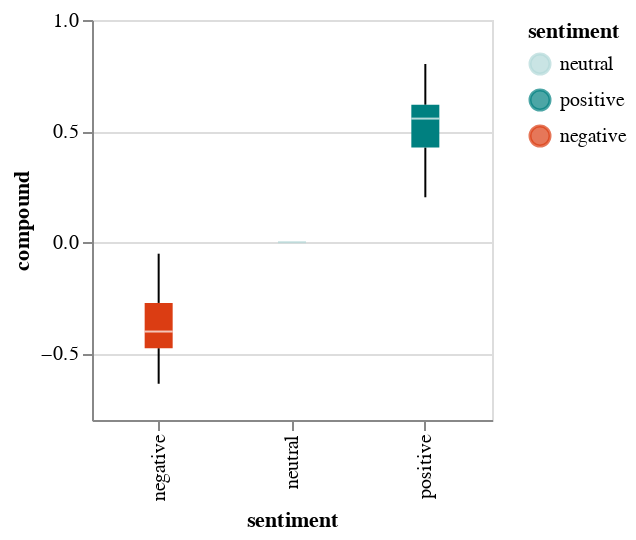

Notebook code for this chart:
### Code cell
alt.Chart(df).mark_boxplot().encode(
    x=alt.X('sentiment'),
    y=alt.Y('compound'),
    color=alt.Color('sentiment', scale=alt.Scale(domain=domain, range=range_))
).properties(
    width=200,
    height=200
)

### Figure 1 — Vega-Lite specification as saved in the notebook (floating-point values rounded to 4 significant figures)
{"config": {"view": {"continuousWidth": 400, "continuousHeight": 300}}, "data": {"name": "data-38fa7075fbe3d47f2a9be53be08e44c0"}, "mark": "boxplot", "encoding": {"color": {"field": "sentiment", "scale": {"domain": ["neutral", "positive", "negative"], "range": ["#b2d8d8", "#008080", "#db3d13"]}, "type": "nominal"}, "x": {"field": "sentiment", "type": "nominal"}, "y": {"field": "compound", "type": "quantitative"}}, "height": 200, "width": 200, "$schema": "https://vega.github.io/schema/vega-lite/v4.17.0.json", "datasets": {"data-38fa7075fbe3d47f2a9be53be08e44c0": [{"created_at": "2021-12-10T07:20:45+00:00", "text": "@albi_sidearms maybe i will …", "text_token": "albi_sidearms maybe", "neg": 0.0, "neu": 1.0, "pos": 0.0, "compound": 0.0, "sentiment": "neutral"}, {"created_at": "2021-12-10T07:19:05+00:00", "text": "@jack https://t.co/ueyr6nawap", "text_token": "jack ueyr6nawap", "neg": 0.0, "neu": 1.0, "pos": 0.0, "compound": 0.0, "sentiment": "neutral"}, {"created_at": "2021-12-10T06:44:19+00:00", "text": "@sawyermerritt 🤣🤣", "text_token": "sawyermerritt", "neg": 0.0, "neu": 1.0, "pos": 0.0, "compound": 0.0, "sentiment": "neutral"}, {"created_at": "2021-12-10T04:42:00+00:00", "text": "@sawyermerritt tesla china has done amazing work", "text_token": "sawyermerritt tesla china done amazing work", "neg": 0.0, "neu": 0.568, "pos": 0.432, "compound": 0.5859, "sentiment": "positive"}, {"created_at": "2021-12-10T04:21:25+00:00", "text": "@mrbeast 🙏", "text_token": "mrbeast", "neg": 0.0, "neu": 1.0, "pos": 0.0, "compound": 0.0, "sentiment": "neutral"}, {"created_at": "2021-12-10T04:20:58+00:00", "text": "@planet4589 earth should be called water", "text_token": "planet4589 earth called water", "neg": 0.0, "neu": 1.0, "pos": 0.0, "compound": 0.0, "sentiment": "neutral"}, {"created_at": "2021-12-10T04:02:41+00:00", "text": "@samifouad 🤣", "text_token": "samifouad", "neg": 0.0, "neu": 1.0, "pos": 0.0, "compound": 0.0, "sentiment": "neutral"}, {"created_at": "2021-12-10T03:59:06+00:00", "text": "@tobyliiiiiiiiii noobtoob", "text_token": "tobyliiiiiiiiii noobtoob", "neg": 0.0, "neu": 1.0, "pos": 0.0, "compound": 0.0, "sentiment": "neutral"}, {"created_at": "2021-12-10T03:56:22+00:00", "text": "thinking of quitting my jobs &amp; becoming an influencer full-time wdyt", "text_token": "thinking quitting jobs amp becoming influencer full time wdyt", "neg": 0.0, "neu": 1.0, "pos": 0.0, "compound": 0.0, "sentiment": "neutral"}, {"created_at": "2021-12-10T02:51:25+00:00", "text": "https://t.co/zrz1eflywy", "text_token": "zrz1eflywy", "neg": 0.0, "neu": 1.0, "pos": 0.0, "compound": 0.0, "sentiment": "neutral"}, {"created_at": "2021-12-09T20:43:05+00:00", "text": "@teslaownerssv 🔥🔥", "text_token": "teslaownerssv", "neg": 0.0, "neu": 1.0, "pos": 0.0, "compound": 0.0, "sentiment": "neutral"}, {"created_at": "2021-12-09T20:19:29+00:00", "text": "@billym2k @thecryptocpa 😬", "text_token": "billym2k thecryptocpa", "neg": 0.0, "neu": 1.0, "pos": 0.0, "compound": 0.0, "sentiment": "neutral"}, {"created_at": "2021-12-09T18:11:56+00:00", "text": "@ballaerospace @nasa_marshall @nasa @spacex congrats!", "text_token": "ballaerospace nasa_marshall nasa spacex congrats", "neg": 0.0, "neu": 0.541, "pos": 0.459, "compound": 0.5267, "sentiment": "positive"}, {"created_at": "2021-12-09T18:11:43+00:00", "text": "@_rykllan @spacex @felixschlang @marcushouse @erdayastronaut @bluemoondance74 @nexthorizonssf rocket fleets grows", "text_token": "_rykllan spacex felixschlang marcushouse erdayastronaut bluemoondance74 nexthorizonssf rocket fleets grows", "neg": 0.0, "neu": 1.0, "pos": 0.0, "compound": 0.0, "sentiment": "neutral"}, {"created_at": "2021-12-09T18:09:31+00:00", "text": "@squawkcnbc @gordonjohnson19 🤣🤣", "text_token": "squawkcnbc gordonjohnson19", "neg": 0.0, "neu": 1.0, "pos": 0.0, "compound": 0.0, "sentiment": "neutral"}, {"created_at": "2021-12-09T18:00:34+00:00", "text": "@rainmaker1973 amazing engine!", "text_token": "rainmaker1973 amazing engine", "neg": 0.0, "neu": 0.345, "pos": 0.655, "compound": 0.5859, "sentiment": "positive"}, {"created_at": "2021-12-09T17:39:45+00:00", "text": "@cnunezimages @spacex @spaceintellige3 💯", "text_token": "cnunezimages spacex spaceintellige3", "neg": 0.0, "neu": 1.0, "pos": 0.0, "compound": 0.0, "sentiment": "neutral"}, {"created_at": "2021-12-09T13:38:30+00:00", "text": "@rainmaker1973 shanghai is beautiful", "text_token": "rainmaker1973 shanghai beautiful", "neg": 0.0, "neu": 0.339, "pos": 0.661, "compound": 0.5994, "sentiment": "positive"}, {"created_at": "2021-12-09T07:09:45+00:00", "text": "@ppathole probably way sooner before it’s too hot for civilization", "text_token": "ppathole probably way sooner hot civilization", "neg": 0.0, "neu": 1.0, "pos": 0.0, "compound": 0.0, "sentiment": "neutral"}, {"created_at": "2021-12-08T21:11:08+00:00", "text": "unless susceptible to extreme natural disasters, nuclear power plants should not be shut down", "text_token": "unless susceptible extreme natural disasters nuclear power plants shut", "neg": 0.275, "neu": 0.534, "pos": 0.191, "compound": -0.2732, "sentiment": "negative"}, {"created_at": "2021-12-08T21:04:14+00:00", "text": "@watcherguru taxing all billionaires at 100% only drops national debt by ~10%, which is just one year of deficit spending", "text_token": "watcherguru taxing billionaires 100 drops national debt one year deficit spending", "neg": 0.366, "neu": 0.634, "pos": 0.0, "compound": -0.6369, "sentiment": "negative"}, {"created_at": "2021-12-08T21:02:40+00:00", "text": "@watcherguru this is scary, something’s got to give", "text_token": "watcherguru scary something got give", "neg": 0.444, "neu": 0.556, "pos": 0.0, "compound": -0.4939, "sentiment": "negative"}, {"created_at": "2021-12-08T20:56:14+00:00", "text": "nothing is more permanent than a “temporary” government program", "text_token": "nothing permanent temporary government program", "neg": 0.0, "neu": 1.0, "pos": 0.0, "compound": 0.0, "sentiment": "neutral"}, {"created_at": "2021-12-08T20:53:21+00:00", "text": "@traderjourney exactly!", "text_token": "traderjourney exactly", "neg": 0.0, "neu": 1.0, "pos": 0.0, "compound": 0.0, "sentiment": "neutral"}, {"created_at": "2021-12-08T20:52:56+00:00", "text": "there is a lot of accounting trickery in this bill that isn’t being disclosed to the public", "text_token": "lot accounting trickery bill disclosed public", "neg": 0.296, "neu": 0.704, "pos": 0.0, "compound": -0.2732, "sentiment": "negative"}, {"created_at": "2021-12-08T20:51:04+00:00", "text": "if “temporary” provisions in the build back better act become permanent, us national debt will increase by 24%! https://t.co/kkdpc45job", "text_token": "temporary provisions build back better act become permanent national debt increase kkdpc45job", "neg": 0.15, "neu": 0.539, "pos": 0.311, "compound": 0.4019, "sentiment": "positive"}, {"created_at": "2021-12-08T19:19:15+00:00", "text": "@engineers_feed judith cohen (jack black’s mother) also did important work on apollo https://t.co/jborez8llw", "text_token": "engineers_feed judith cohen jack black mother also important work apollo jborez8llw", "neg": 0.0, "neu": 0.847, "pos": 0.153, "compound": 0.2023, "sentiment": "positive"}, {"created_at": "2021-12-08T17:29:13+00:00", "text": "@28delayslater https://t.co/jvsalwjfcj", "text_token": "28delayslater jvsalwjfcj", "neg": 0.0, "neu": 1.0, "pos": 0.0, "compound": 0.0, "sentiment": "neutral"}, {"created_at": "2021-12-08T17:28:03+00:00", "text": "@28delayslater https://t.co/ej9swabcfm", "text_token": "28delayslater ej9swabcfm", "neg": 0.0, "neu": 1.0, "pos": 0.0, "compound": 0.0, "sentiment": "neutral"}, {"created_at": "2021-12-08T17:26:46+00:00", "text": "@28delayslater https://t.co/mo4bi8mnqt", "text_token": "28delayslater mo4bi8mnqt", "neg": 0.0, "neu": 1.0, "pos": 0.0, "compound": 0.0, "sentiment": "neutral"}, {"created_at": "2021-12-08T17:24:31+00:00", "text": "@28delayslater 🧐", "text_token": "28delayslater", "neg": 0.0, "neu": 1.0, "pos": 0.0, "compound": 0.0, "sentiment": "neutral"}, {"created_at": "2021-12-08T17:21:49+00:00", "text": "https://t.co/fjaw6l5ba0", "text_token": "fjaw6l5ba0", "neg": 0.0, "neu": 1.0, "pos": 0.0, "compound": 0.0, "sentiment": "neutral"}, {"created_at": "2021-12-08T17:04:36+00:00", "text": "@waitbutwhy brain transplants", "text_token": "waitbutwhy brain transplants", "neg": 0.0, "neu": 1.0, "pos": 0.0, "compound": 0.0, "sentiment": "neutral"}, {"created_at": "2021-12-08T05:01:43+00:00", "text": "@jessica_kirsh @spacex booster production is currently ahead of engine production", "text_token": "jessica_kirsh spacex booster production currently ahead engine production", "neg": 0.0, "neu": 1.0, "pos": 0.0, "compound": 0.0, "sentiment": "neutral"}, {"created_at": "2021-12-08T05:00:06+00:00", "text": "@tesla_raj lot of people don’t realize that you can watch almost any show in a tesla", "text_token": "tesla_raj lot people realize watch almost show tesla", "neg": 0.0, "neu": 1.0, "pos": 0.0, "compound": 0.0, "sentiment": "neutral"}, {"created_at": "2021-12-07T21:53:00+00:00", "text": "@worldandscience if you leave hydrogen out in the sun long enough, it starts talking to itself", "text_token": "worldandscience leave hydrogen sun long enough starts talking", "neg": 0.146, "neu": 0.854, "pos": 0.0, "compound": -0.0516, "sentiment": "negative"}, {"created_at": "2021-12-07T21:46:51+00:00", "text": "@rainmaker1973 wow", "text_token": "rainmaker1973 wow", "neg": 0.0, "neu": 0.208, "pos": 0.792, "compound": 0.5859, "sentiment": "positive"}, {"created_at": "2021-12-07T21:41:10+00:00", "text": "@tobyliiiiiiiiii @rgvaerialphotos @spacex hopefully, this month, no later than next", "text_token": "tobyliiiiiiiiii rgvaerialphotos spacex hopefully month later next", "neg": 0.0, "neu": 0.69, "pos": 0.31, "compound": 0.4019, "sentiment": "positive"}, {"created_at": "2021-12-07T21:39:16+00:00", "text": "@rgvaerialphotos @spacex progress", "text_token": "rgvaerialphotos spacex progress", "neg": 0.0, "neu": 0.417, "pos": 0.583, "compound": 0.4215, "sentiment": "positive"}, {"created_at": "2021-12-07T16:34:00+00:00", "text": "@joshdcaplan it’s true", "text_token": "joshdcaplan true", "neg": 0.0, "neu": 0.263, "pos": 0.737, "compound": 0.4215, "sentiment": "positive"}, {"created_at": "2021-12-07T14:15:59+00:00", "text": "@billym2k 🤣", "text_token": "billym2k", "neg": 0.0, "neu": 1.0, "pos": 0.0, "compound": 0.0, "sentiment": "neutral"}, {"created_at": "2021-12-07T07:56:47+00:00", "text": "@wholemarsblog 🤣", "text_token": "wholemarsblog", "neg": 0.0, "neu": 1.0, "pos": 0.0, "compound": 0.0, "sentiment": "neutral"}, {"created_at": "2021-12-07T04:10:33+00:00", "text": "@teslafsdbeta replacing faulty/missing neurons with circuits is the right way to think about it. many problems can be solved just bridging signals between existing neurons.\n\nprogress will accelerate when we have devices in humans (hard to have nuanced conversations with monkeys) next year.", "text_token": "teslafsdbeta replacing faulty missing neurons circuits right way think many problems solved bridging signals existing neurons progress accelerate devices humans hard nuanced conversations monkeys next year", "neg": 0.257, "neu": 0.597, "pos": 0.146, "compound": -0.4019, "sentiment": "negative"}, {"created_at": "2021-12-07T03:57:42+00:00", "text": "@newsmax there are already minimum age requirements for the house, senate &amp; presidency. reciprocally, there should be maximum age limits too.", "text_token": "newsmax already minimum age requirements house senate amp presidency reciprocally maximum age limits", "neg": 0.0, "neu": 1.0, "pos": 0.0, "compound": 0.0, "sentiment": "neutral"}, {"created_at": "2021-12-07T03:11:40+00:00", "text": "@stocktalkweekly @neuralink i am definitely not saying that we can for sure do this, but i am increasingly confident that it is possible", "text_token": "stocktalkweekly neuralink definitely saying sure increasingly confident possible", "neg": 0.0, "neu": 0.379, "pos": 0.621, "compound": 0.802, "sentiment": "positive"}, {"created_at": "2021-12-07T01:41:40+00:00", "text": "@icannot_enough @kimpaquette exactly", "text_token": "icannot_enough kimpaquette exactly", "neg": 0.0, "neu": 1.0, "pos": 0.0, "compound": 0.0, "sentiment": "neutral"}, {"created_at": "2021-12-07T01:33:35+00:00", "text": "@univercurious that always blows my mind. sad thing is that we haven’t been back to the moon in half a century.", "text_token": "univercurious always blows mind sad thing back moon half century", "neg": 0.256, "neu": 0.744, "pos": 0.0, "compound": -0.4767, "sentiment": "negative"}, {"created_at": "2021-12-07T01:30:30+00:00", "text": "@teslaownerssv did it myself 🤣", "text_token": "teslaownerssv", "neg": 0.0, "neu": 1.0, "pos": 0.0, "compound": 0.0, "sentiment": "neutral"}, {"created_at": "2021-12-06T21:35:48+00:00", "text": "@beniko26020660 10.6.1 coming in a few days to address a few annoying issues", "text_token": "beniko26020660 coming days address annoying issues", "neg": 0.351, "neu": 0.649, "pos": 0.0, "compound": -0.4019, "sentiment": "negative"}, {"created_at": "2021-12-06T21:16:00+00:00", "text": "@rainmaker1973 looking forward to visiting. i’ve heard it’s awesome.", "text_token": "rainmaker1973 looking forward visiting heard awesome", "neg": 0.0, "neu": 0.549, "pos": 0.451, "compound": 0.6249, "sentiment": "positive"}, {"created_at": "2021-12-06T21:14:36+00:00", "text": "a background in “ai” is not needed, just exceptional skill in software or computer design", "text_token": "background needed exceptional skill software computer design", "neg": 0.0, "neu": 1.0, "pos": 0.0, "compound": 0.0, "sentiment": "neutral"}, {"created_at": "2021-12-06T21:10:51+00:00", "text": "@nasa @nasa_astronauts congratulations!", "text_token": "nasa nasa_astronauts congratulations", "neg": 0.0, "neu": 0.339, "pos": 0.661, "compound": 0.5994, "sentiment": "positive"}, {"created_at": "2021-12-06T20:44:50+00:00", "text": "@drsallyl @tesla coming soon. lot of cool stuff.", "text_token": "drsallyl tesla coming soon lot cool stuff", "neg": 0.0, "neu": 0.723, "pos": 0.277, "compound": 0.3182, "sentiment": "positive"}, {"created_at": "2021-12-06T20:25:43+00:00", "text": "@kimpaquette tesla publishes accident statistics quarterly. they are so much better than other vehicles, it is ridiculous. https://t.co/q44lsk1bnk", "text_token": "kimpaquette tesla publishes accident statistics quarterly much better vehicles ridiculous q44lsk1bnk", "neg": 0.339, "neu": 0.485, "pos": 0.176, "compound": -0.4019, "sentiment": "negative"}, {"created_at": "2021-12-06T05:42:48+00:00", "text": "as always, tesla is looking for hardcore ai engineers who care about solving problems that directly affect people’s lives in a major way.\nhttps://t.co/0b5tooohcj", "text_token": "always tesla looking hardcore engineers care solving problems directly affect people lives major way 0b5tooohcj", "neg": 0.133, "neu": 0.591, "pos": 0.276, "compound": 0.4404, "sentiment": "positive"}, {"created_at": "2021-12-06T01:44:54+00:00", "text": "@aeiecon @sciguyspace @jimpethokoukis @pe_podcast_aei good summary", "text_token": "aeiecon sciguyspace jimpethokoukis pe_podcast_aei good summary", "neg": 0.0, "neu": 0.633, "pos": 0.367, "compound": 0.4404, "sentiment": "positive"}, {"created_at": "2021-12-05T19:14:07+00:00", "text": "@epavlic he is quite a bossy dog :)", "text_token": "epavlic quite bossy dog", "neg": 0.0, "neu": 1.0, "pos": 0.0, "compound": 0.0, "sentiment": "neutral"}, {"created_at": "2021-12-05T03:35:29+00:00", "text": "@billym2k nfts are jpeging the dollar", "text_token": "billym2k nfts jpeging dollar", "neg": 0.0, "neu": 1.0, "pos": 0.0, "compound": 0.0, "sentiment": "neutral"}, {"created_at": "2021-12-05T03:33:22+00:00", "text": "@billym2k 🤣", "text_token": "billym2k", "neg": 0.0, "neu": 1.0, "pos": 0.0, "compound": 0.0, "sentiment": "neutral"}, {"created_at": "2021-12-04T20:12:16+00:00", "text": "@ercxspace landing on tower arms", "text_token": "ercxspace landing tower arms", "neg": 0.0, "neu": 1.0, "pos": 0.0, "compound": 0.0, "sentiment": "neutral"}, {"created_at": "2021-12-04T15:37:34+00:00", "text": "@muratpak my car is currently orbiting mars", "text_token": "muratpak car currently orbiting mars", "neg": 0.0, "neu": 1.0, "pos": 0.0, "compound": 0.0, "sentiment": "neutral"}, {"created_at": "2021-12-04T15:36:37+00:00", "text": "@muratpak you betcha", "text_token": "muratpak betcha", "neg": 0.0, "neu": 1.0, "pos": 0.0, "compound": 0.0, "sentiment": "neutral"}, {"created_at": "2021-12-04T15:09:32+00:00", "text": "starships to ♥️ mars ♥️", "text_token": "starships mars", "neg": 0.0, "neu": 1.0, "pos": 0.0, "compound": 0.0, "sentiment": "neutral"}, {"created_at": "2021-12-04T15:08:15+00:00", "text": "we will soon make these real https://t.co/t4z5onfnww", "text_token": "soon make real t4z5onfnww", "neg": 0.0, "neu": 1.0, "pos": 0.0, "compound": 0.0, "sentiment": "neutral"}, {"created_at": "2021-12-04T01:29:15+00:00", "text": "https://t.co/sigzpdyx76", "text_token": "sigzpdyx76", "neg": 0.0, "neu": 1.0, "pos": 0.0, "compound": 0.0, "sentiment": "neutral"}, {"created_at": "2021-12-04T01:01:30+00:00", "text": "@id_aa_carmack haha pretty much", "text_token": "id_aa_carmack haha pretty much", "neg": 0.0, "neu": 0.244, "pos": 0.756, "compound": 0.7351, "sentiment": "positive"}, {"created_at": "2021-12-04T00:08:47+00:00", "text": "@kristennetten @minimalduck @ludalisl @28delayslater @johnnacrider1 @arctechinc @adamhoov @sawyermerritt @garyblack00 @janeidyeve @renatakonkoly exactly", "text_token": "kristennetten minimalduck ludalisl 28delayslater johnnacrider1 arctechinc adamhoov sawyermerritt garyblack00 janeidyeve renatakonkoly exactly", "neg": 0.0, "neu": 1.0, "pos": 0.0, "compound": 0.0, "sentiment": "neutral"}, {"created_at": "2021-12-03T23:35:30+00:00", "text": "@joroulette it is an honor to serve nasa and the countries of the international space station", "text_token": "joroulette honor serve nasa countries international space station", "neg": 0.0, "neu": 0.686, "pos": 0.314, "compound": 0.4939, "sentiment": "positive"}, {"created_at": "2021-12-03T19:28:57+00:00", "text": "@nasaspaceflight 39a is hallowed spaceflight ground – no place more deserving of a starship launch pad!\n\nwill have similar, but improved, ground systems &amp; tower to starbase.", "text_token": "nasaspaceflight 39a hallowed spaceflight ground place deserving starship launch pad similar improved ground systems amp tower starbase", "neg": 0.0, "neu": 0.838, "pos": 0.162, "compound": 0.4767, "sentiment": "positive"}, {"created_at": "2021-12-03T19:22:34+00:00", "text": "@evafoxu @sawyermerritt huge cranes are cool haha", "text_token": "evafoxu sawyermerritt huge cranes cool haha", "neg": 0.0, "neu": 0.283, "pos": 0.717, "compound": 0.765, "sentiment": "positive"}, {"created_at": "2021-12-03T19:20:15+00:00", "text": "@ppathole @ercxspace @spacex this will look so awesome!", "text_token": "ppathole ercxspace spacex look awesome", "neg": 0.0, "neu": 0.494, "pos": 0.506, "compound": 0.6249, "sentiment": "positive"}, {"created_at": "2021-12-03T19:18:44+00:00", "text": "@evafoxu @sawyermerritt i love norway! 🇳🇴 ♥️🇳🇴", "text_token": "evafoxu sawyermerritt love norway", "neg": 0.0, "neu": 0.417, "pos": 0.583, "compound": 0.6369, "sentiment": "positive"}]}}
